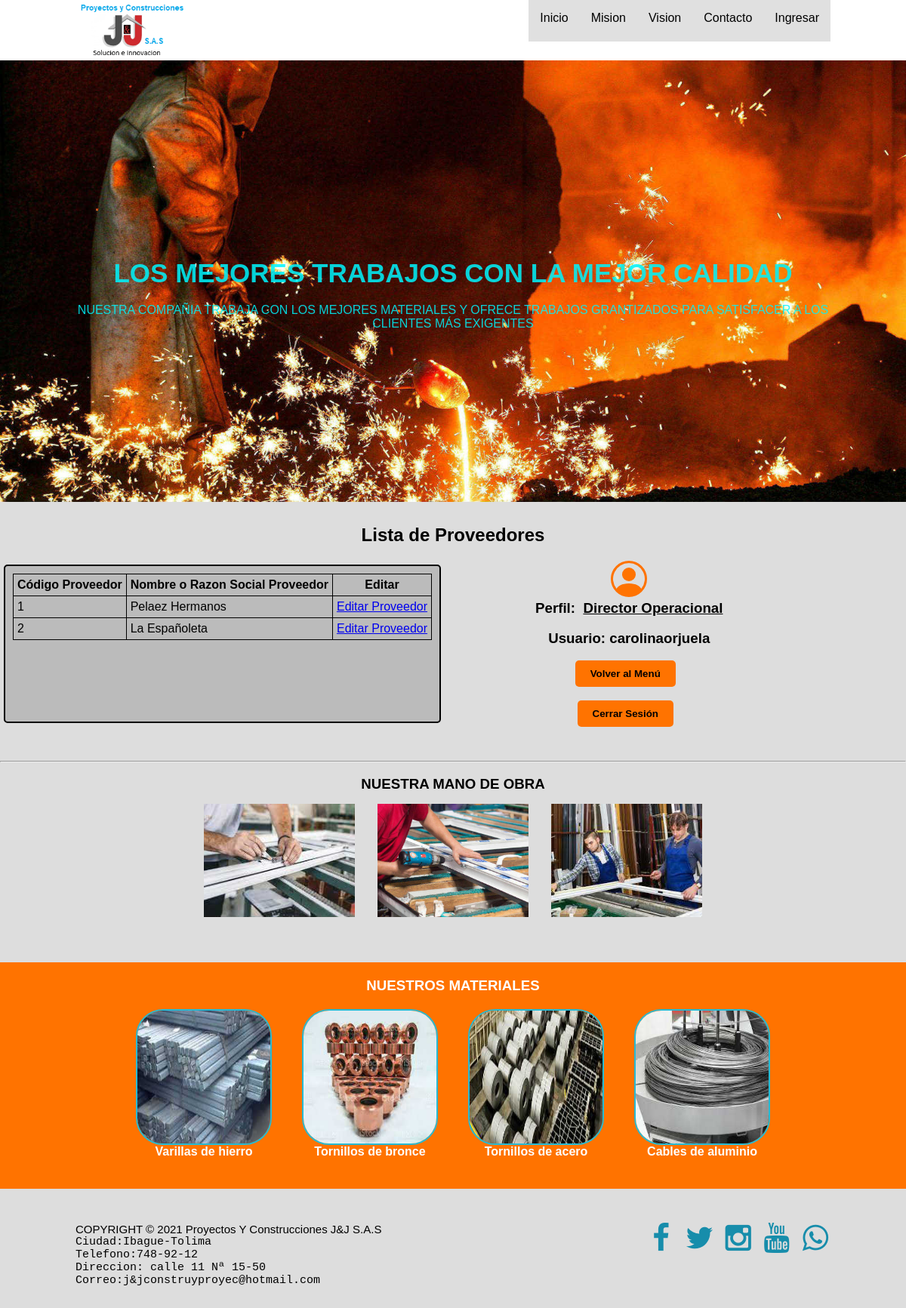
The page /operaciones/almacenistalistaproveedores (signed in) on the database its author committed.
### operaciones/models.py (models this page shows, shortened)
class Proveedores(models.Model):
    codigo_proveedor = models.AutoField(primary_key=True)  # llave primaria
    nombre_proveedor = models.CharField(max_length=50)
    direccion_proveedor = models.CharField(max_length=100)
    barrio_proveedor = models.CharField(max_length=50)
    ciudad_proveedor = models.CharField(max_length=50)
    telefono_proveedor = models.PositiveBigIntegerField()
    website_proveedor = models.CharField(max_length=50)
    email = models.EmailField(default="ejemplo@ejemplo.com")
    credito = [
        ("Si", "Si Maneja Crédito"),
        ("No", "No Ofrece Crédito"),
    ]
    maneja_credito = models.CharField(
        max_length=20, choices=credito, default="No")

class CustomUser(AbstractUser):
    identificacion = models.PositiveBigIntegerField(
        default="0000000000")
    cargos = [
        ("Gerente General", "Director General"),
        ("Director Operacional", "Director Operacional"),
        ("Almacenista", "Almacenista"),
        ("Contratista", "Contratista")
    ]
    cargo_empleado = models.CharField(
        max_length=50, choices=cargos, default="Contratista")
    telefono_empleado = models.PositiveBigIntegerField(default="0000000000")
    correo_empleado = models.EmailField(default="ejemplo@ejemplo.com")

### operaciones/views.py (the view)
# urls.py: path("almacenistalistaproveedores", views.almacenistalistaproveedores,
@login_required(login_url="/inventarios/ingresar")
def almacenistalistaproveedores(request):
    listado = Proveedores.objects.all()
    return render(request, "operaciones/almacenistalistaproveedores.html", {
        'listado': listado
    })

### operaciones/templates/operaciones/almacenistalistaproveedores.html (shortened to what this page needs)
{% extends "inventarios/layout.html" %}
{% block main %}
      <div class="centering">
            <h2>Lista de Proveedores</h2>
      </div>
      <section id="bflex">
            <br>
            <div class="floatLeftTabla">
                  <table>
                        <tr>
                              <th><h4>Código Proveedor</h4></th>
                              <th><h4>Nombre o Razon Social Proveedor</h4></th>
                              <th><h4>Editar</h4></th>
                        </tr>
                  {% for proveedor in listado %}
                        <tr>
                              <td><p>{{ proveedor.codigo_proveedor }}</p></td>
                              <td><p>{{ proveedor.nombre_proveedor }}</p></td>
                              <td><a href="{% url 'operaciones:almacenistaeditarproveedor' proveedor.codigo_proveedor %}">Editar Proveedor</a></td>
                        </tr>
                  {% endfor %}
                  </table>
            </div>
            <div class="floatRight">
                  <h3>Perfil:&nbsp;&nbsp;<u>{{ user.cargo_empleado }}</u></h3>
                  <br>
                  {% if user.is_authenticated %}
                        <h3>Usuario: {{ user.username }}</h3>
                  {% endif %}
                  <br>
                  <div class="centering logout">
                        <form action="{% url 'operaciones:redireccionalmacenista' %}" method="post">
                              <input autofocus type="submit" Value="Volver al Menú" class="logout" title="Volver al Menú {{ user.cargo_empleado }}">
                        </form>
                  </div>
                  <br>
                  <div class="centering logout">
                        <form action="{% url 'inventarios:salir' %}" method="post">
                              <input type="submit" value="Cerrar Sesión" class="logout" title="Cerrar Sesión {{ user.cargo_empleado }}">
                        </form>
                  </div>
            </div>
            <br><br>
      </section>
{% endblock %}

### inventarios/static/inventarios/styles.css (style rules this page uses)
* { margin: 0; padding: 0; box-sizing: border-box; }
body { font-family: "Franklin Gothic Medium", "Arial Narrow", Arial, sans-serif; background-color: #ddd; }
section { width: 100%; margin-bottom: 45px; text-align: center; top: -30px; }
h2 { margin-bottom: 20px; }
#bflex { text-align: center; width: 100%; display: flex; right: 0%; }
.floatRight { float: right; margin: 0 0 0 10%; }
.floatLeftTabla { float: left; margin-left: 30px; border: 2px solid black; text-align: left; padding: 10px; margin: 5px; border-radius: 5px; background-color: #bbb; display: block; }
#bien h3, h4 { text-align: center; }
.centering { width: 100%; height: auto; display: flex; justify-content: center; text-align: center; }
.LoginForm input[type="submit"], .centering input[type="submit"] { transition: O.3s; margin-right: 10px; border: none; background-color: rgb(255, 115, 0); color: var(--white); padding: 10px 20px; font-weight: bold; border-radius: 5px; }
table, th, td { border:1px solid black; border-collapse: collapse; padding: 5px; }

### rows shown on the page
Proveedores: codigo_proveedor "1", nombre_proveedor "Pelaez Hermanos"
Proveedores: codigo_proveedor "2", nombre_proveedor "La Españoleta"
CustomUser: cargo_empleado "Director Operacional", username "carolinaorjuela"
